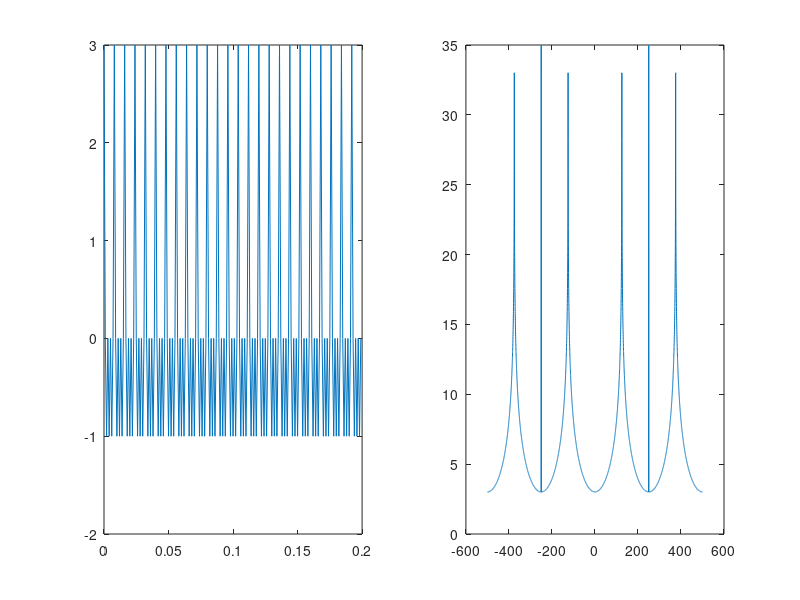

MATLAB code for this plot:
clc
clear all
close all
%%
N = 1000;
Fs = N;
%t = 1:N;
t = 0:1/Fs:2*pi;
w0=Fs/8;%use 5 instead of 8 for only cos(2*pi*w0*t), since w0 should be less than f0/6 in this case unlike f0/2 in previous case
xt = cos(2*pi*w0*t)+ cos(4*pi*w0*t) + cos(6*pi*w0*t);
L = length(xt);
subplot(1, 2, 1);
plot(t(1:Fs/5), xt(1:Fs/5));
NFFT = L;
Y = fft(xt, NFFT);
fvec = Fs/2*linspace(-1, 1, NFFT);
Xw = fftshift(Y);
subplot(1, 2, 2);
plot(fvec, 10*log10(abs(Xw)));
